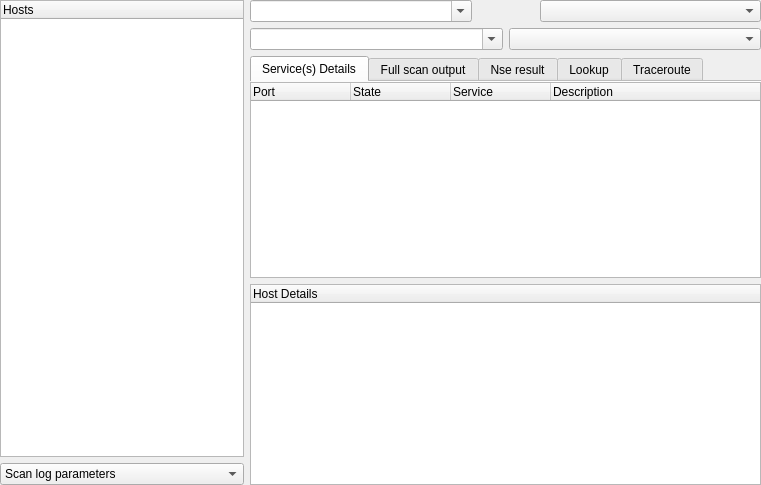
<?xml version="1.0" encoding="UTF-8"?>
<ui version="4.0">
 <class>ScanWidgetForm</class>
 <widget class="QWidget" name="ScanWidgetForm">
  <property name="geometry">
   <rect>
    <x>0</x>
    <y>0</y>
    <width>761</width>
    <height>485</height>
   </rect>
  </property>
  <property name="windowTitle">
   <string>Form</string>
  </property>
  <layout class="QHBoxLayout" name="horizontalLayout_2">
   <property name="margin">
    <number>0</number>
   </property>
   <item>
    <widget class="QFrame" name="frameLeft">
     <property name="frameShape">
      <enum>QFrame::NoFrame</enum>
     </property>
     <property name="frameShadow">
      <enum>QFrame::Plain</enum>
     </property>
     <layout class="QVBoxLayout" name="verticalLayout_4">
      <property name="margin">
       <number>0</number>
      </property>
      <item>
       <widget class="QTreeWidget" name="treeMain">
        <property name="sizePolicy">
         <sizepolicy hsizetype="Preferred" vsizetype="Expanding">
          <horstretch>0</horstretch>
          <verstretch>0</verstretch>
         </sizepolicy>
        </property>
        <property name="minimumSize">
         <size>
          <width>50</width>
          <height>0</height>
         </size>
        </property>
        <property name="styleSheet">
         <string notr="true"/>
        </property>
        <property name="frameShape">
         <enum>QFrame::StyledPanel</enum>
        </property>
        <property name="frameShadow">
         <enum>QFrame::Sunken</enum>
        </property>
        <property name="alternatingRowColors">
         <bool>true</bool>
        </property>
        <property name="rootIsDecorated">
         <bool>false</bool>
        </property>
        <column>
         <property name="text">
          <string>Hosts</string>
         </property>
        </column>
       </widget>
      </item>
      <item>
       <widget class="QComboBox" name="comboScanLog">
        <item>
         <property name="text">
          <string>Scan log parameters</string>
         </property>
        </item>
       </widget>
      </item>
     </layout>
    </widget>
   </item>
   <item>
    <widget class="QFrame" name="frameCenter">
     <property name="frameShape">
      <enum>QFrame::NoFrame</enum>
     </property>
     <property name="frameShadow">
      <enum>QFrame::Raised</enum>
     </property>
     <property name="lineWidth">
      <number>0</number>
     </property>
     <layout class="QVBoxLayout" name="verticalLayout">
      <property name="margin">
       <number>0</number>
      </property>
      <item>
       <widget class="QFrame" name="frameScan">
        <property name="sizePolicy">
         <sizepolicy hsizetype="Expanding" vsizetype="Preferred">
          <horstretch>0</horstretch>
          <verstretch>0</verstretch>
         </sizepolicy>
        </property>
        <property name="minimumSize">
         <size>
          <width>0</width>
          <height>0</height>
         </size>
        </property>
        <property name="maximumSize">
         <size>
          <width>16777215</width>
          <height>35</height>
         </size>
        </property>
        <property name="frameShape">
         <enum>QFrame::NoFrame</enum>
        </property>
        <property name="frameShadow">
         <enum>QFrame::Plain</enum>
        </property>
        <property name="lineWidth">
         <number>0</number>
        </property>
        <layout class="QHBoxLayout" name="horizontalLayout">
         <property name="margin">
          <number>0</number>
         </property>
         <item>
          <widget class="QComboBox" name="hostEdit">
           <property name="sizePolicy">
            <sizepolicy hsizetype="Preferred" vsizetype="Fixed">
             <horstretch>0</horstretch>
             <verstretch>0</verstretch>
            </sizepolicy>
           </property>
           <property name="editable">
            <bool>true</bool>
           </property>
           <property name="currentIndex">
            <number>-1</number>
           </property>
           <property name="insertPolicy">
            <enum>QComboBox::InsertAfterCurrent</enum>
           </property>
           <property name="sizeAdjustPolicy">
            <enum>QComboBox::AdjustToContentsOnFirstShow</enum>
           </property>
          </widget>
         </item>
         <item>
          <widget class="QPushButton" name="buttonHostClear">
           <property name="sizePolicy">
            <sizepolicy hsizetype="Minimum" vsizetype="Fixed">
             <horstretch>0</horstretch>
             <verstretch>0</verstretch>
            </sizepolicy>
           </property>
           <property name="minimumSize">
            <size>
             <width>0</width>
             <height>0</height>
            </size>
           </property>
           <property name="maximumSize">
            <size>
             <width>25</width>
             <height>16777215</height>
            </size>
           </property>
           <property name="toolTip">
            <string>Clear host list</string>
           </property>
           <property name="text">
            <string/>
           </property>
           <property name="icon">
            <iconset resource="../../images.qrc">
             <normaloff>:/images/images/edit-clear-locationbar-rtl.png</normaloff>:/images/images/edit-clear-locationbar-rtl.png</iconset>
           </property>
           <property name="flat">
            <bool>true</bool>
           </property>
          </widget>
         </item>
         <item>
          <widget class="QPushButton" name="pushButtonLoadFromFile">
           <property name="sizePolicy">
            <sizepolicy hsizetype="Fixed" vsizetype="Fixed">
             <horstretch>0</horstretch>
             <verstretch>0</verstretch>
            </sizepolicy>
           </property>
           <property name="maximumSize">
            <size>
             <width>25</width>
             <height>16777215</height>
            </size>
           </property>
           <property name="toolTip">
            <string>&lt;html&gt;&lt;head/&gt;&lt;body&gt;&lt;p&gt;Load target list from file &lt;/p&gt;&lt;p&gt;&lt;span style=&quot; font-weight:600;&quot;&gt;Ex&lt;/span&gt;: target_test.txt&lt;/p&gt;&lt;p&gt;&lt;span style=&quot; font-weight:600;&quot;&gt;Format&lt;/span&gt;: &lt;/p&gt;&lt;p&gt;target1 target2 target3&lt;/p&gt;&lt;p&gt;&lt;span style=&quot; font-weight:600;&quot;&gt;OR&lt;/span&gt;&lt;/p&gt;&lt;p&gt;target1(no space)&lt;/p&gt;&lt;p&gt;target2(no space)&lt;/p&gt;&lt;p&gt;target3(no space)&lt;/p&gt;&lt;/body&gt;&lt;/html&gt;</string>
           </property>
           <property name="text">
            <string/>
           </property>
           <property name="icon">
            <iconset resource="../../images.qrc">
             <normaloff>:/images/images/arrow-down-double.png</normaloff>:/images/images/arrow-down-double.png</iconset>
           </property>
           <property name="flat">
            <bool>true</bool>
           </property>
          </widget>
         </item>
         <item>
          <widget class="QComboBox" name="comboHostBook">
           <property name="sizePolicy">
            <sizepolicy hsizetype="Preferred" vsizetype="Fixed">
             <horstretch>0</horstretch>
             <verstretch>0</verstretch>
            </sizepolicy>
           </property>
           <property name="minimumSize">
            <size>
             <width>0</width>
             <height>0</height>
            </size>
           </property>
           <property name="maximumSize">
            <size>
             <width>300</width>
             <height>16777215</height>
            </size>
           </property>
           <property name="sizeIncrement">
            <size>
             <width>0</width>
             <height>0</height>
            </size>
           </property>
           <property name="toolTip">
            <string>Select an host or a range from history</string>
           </property>
          </widget>
         </item>
        </layout>
       </widget>
      </item>
      <item>
       <widget class="QFrame" name="frameAdv">
        <property name="sizePolicy">
         <sizepolicy hsizetype="Expanding" vsizetype="Preferred">
          <horstretch>0</horstretch>
          <verstretch>0</verstretch>
         </sizepolicy>
        </property>
        <property name="minimumSize">
         <size>
          <width>0</width>
          <height>0</height>
         </size>
        </property>
        <property name="maximumSize">
         <size>
          <width>16777215</width>
          <height>35</height>
         </size>
        </property>
        <property name="frameShape">
         <enum>QFrame::NoFrame</enum>
        </property>
        <property name="frameShadow">
         <enum>QFrame::Raised</enum>
        </property>
        <layout class="QHBoxLayout" name="horizontalLayout_7">
         <property name="margin">
          <number>0</number>
         </property>
         <item>
          <widget class="QComboBox" name="comboAdv">
           <property name="editable">
            <bool>true</bool>
           </property>
          </widget>
         </item>
         <item>
          <widget class="QComboBox" name="comboParametersProfiles">
           <property name="maximumSize">
            <size>
             <width>300</width>
             <height>16777215</height>
            </size>
           </property>
           <property name="toolTip">
            <string>Select a profile</string>
           </property>
           <property name="insertPolicy">
            <enum>QComboBox::InsertAfterCurrent</enum>
           </property>
          </widget>
         </item>
        </layout>
       </widget>
      </item>
      <item>
       <widget class="QTabWidget" name="tabWidget">
        <property name="autoFillBackground">
         <bool>false</bool>
        </property>
        <property name="styleSheet">
         <string notr="true"/>
        </property>
        <property name="tabPosition">
         <enum>QTabWidget::North</enum>
        </property>
        <property name="tabShape">
         <enum>QTabWidget::Rounded</enum>
        </property>
        <property name="currentIndex">
         <number>0</number>
        </property>
        <property name="elideMode">
         <enum>Qt::ElideNone</enum>
        </property>
        <property name="documentMode">
         <bool>true</bool>
        </property>
        <widget class="QWidget" name="tab_8">
         <attribute name="icon">
          <iconset resource="../../images.qrc">
           <normaloff>:/images/images/messagebox_info.png</normaloff>:/images/images/messagebox_info.png</iconset>
         </attribute>
         <attribute name="title">
          <string>Service(s) Details</string>
         </attribute>
         <layout class="QHBoxLayout" name="horizontalLayout_3">
          <property name="margin">
           <number>0</number>
          </property>
          <item>
           <widget class="QTreeWidget" name="listWscan">
            <property name="sizePolicy">
             <sizepolicy hsizetype="Expanding" vsizetype="Expanding">
              <horstretch>0</horstretch>
              <verstretch>0</verstretch>
             </sizepolicy>
            </property>
            <property name="minimumSize">
             <size>
              <width>0</width>
              <height>0</height>
             </size>
            </property>
            <property name="styleSheet">
             <string notr="true"/>
            </property>
            <property name="frameShape">
             <enum>QFrame::StyledPanel</enum>
            </property>
            <property name="frameShadow">
             <enum>QFrame::Sunken</enum>
            </property>
            <property name="lineWidth">
             <number>1</number>
            </property>
            <property name="midLineWidth">
             <number>0</number>
            </property>
            <property name="horizontalScrollBarPolicy">
             <enum>Qt::ScrollBarAsNeeded</enum>
            </property>
            <property name="autoScroll">
             <bool>false</bool>
            </property>
            <property name="editTriggers">
             <set>QAbstractItemView::DoubleClicked|QAbstractItemView::EditKeyPressed</set>
            </property>
            <property name="tabKeyNavigation">
             <bool>false</bool>
            </property>
            <property name="showDropIndicator" stdset="0">
             <bool>false</bool>
            </property>
            <property name="alternatingRowColors">
             <bool>true</bool>
            </property>
            <property name="selectionMode">
             <enum>QAbstractItemView::ExtendedSelection</enum>
            </property>
            <property name="verticalScrollMode">
             <enum>QAbstractItemView::ScrollPerPixel</enum>
            </property>
            <property name="horizontalScrollMode">
             <enum>QAbstractItemView::ScrollPerPixel</enum>
            </property>
            <property name="autoExpandDelay">
             <number>-1</number>
            </property>
            <property name="rootIsDecorated">
             <bool>false</bool>
            </property>
            <property name="uniformRowHeights">
             <bool>false</bool>
            </property>
            <property name="itemsExpandable">
             <bool>true</bool>
            </property>
            <property name="animated">
             <bool>true</bool>
            </property>
            <property name="allColumnsShowFocus">
             <bool>true</bool>
            </property>
            <property name="wordWrap">
             <bool>false</bool>
            </property>
            <property name="columnCount">
             <number>4</number>
            </property>
            <column>
             <property name="text">
              <string>Port</string>
             </property>
            </column>
            <column>
             <property name="text">
              <string>State</string>
             </property>
            </column>
            <column>
             <property name="text">
              <string>Service</string>
             </property>
            </column>
            <column>
             <property name="text">
              <string>Description</string>
             </property>
            </column>
           </widget>
          </item>
         </layout>
        </widget>
        <widget class="QWidget" name="tabRawLog">
         <attribute name="icon">
          <iconset resource="../../images.qrc">
           <normaloff>:/images/images/utilities-log-viewer.png</normaloff>:/images/images/utilities-log-viewer.png</iconset>
         </attribute>
         <attribute name="title">
          <string>Full scan output</string>
         </attribute>
         <layout class="QVBoxLayout" name="verticalLayout_2">
          <property name="margin">
           <number>0</number>
          </property>
          <item>
           <layout class="QHBoxLayout" name="horizontalLayoutRawlog">
            <item>
             <widget class="QTreeWidget" name="listScan">
              <property name="frameShape">
               <enum>QFrame::StyledPanel</enum>
              </property>
              <property name="frameShadow">
               <enum>QFrame::Sunken</enum>
              </property>
              <property name="lineWidth">
               <number>1</number>
              </property>
              <property name="autoScroll">
               <bool>false</bool>
              </property>
              <property name="showDropIndicator" stdset="0">
               <bool>false</bool>
              </property>
              <property name="alternatingRowColors">
               <bool>true</bool>
              </property>
              <property name="selectionMode">
               <enum>QAbstractItemView::ExtendedSelection</enum>
              </property>
              <property name="indentation">
               <number>20</number>
              </property>
              <property name="rootIsDecorated">
               <bool>false</bool>
              </property>
              <property name="itemsExpandable">
               <bool>true</bool>
              </property>
              <property name="animated">
               <bool>true</bool>
              </property>
              <property name="columnCount">
               <number>1</number>
              </property>
              <column>
               <property name="text">
                <string>Log(s)</string>
               </property>
              </column>
             </widget>
            </item>
            <item>
             <widget class="QTreeWidget" name="listScanError">
              <property name="frameShape">
               <enum>QFrame::StyledPanel</enum>
              </property>
              <property name="frameShadow">
               <enum>QFrame::Sunken</enum>
              </property>
              <property name="lineWidth">
               <number>1</number>
              </property>
              <property name="autoScroll">
               <bool>false</bool>
              </property>
              <property name="showDropIndicator" stdset="0">
               <bool>false</bool>
              </property>
              <property name="alternatingRowColors">
               <bool>true</bool>
              </property>
              <property name="selectionMode">
               <enum>QAbstractItemView::SingleSelection</enum>
              </property>
              <property name="rootIsDecorated">
               <bool>false</bool>
              </property>
              <property name="uniformRowHeights">
               <bool>false</bool>
              </property>
              <property name="animated">
               <bool>true</bool>
              </property>
              <column>
               <property name="text">
                <string>Error(s)</string>
               </property>
              </column>
             </widget>
            </item>
           </layout>
          </item>
         </layout>
        </widget>
        <widget class="QWidget" name="nseResultTab">
         <attribute name="icon">
          <iconset resource="../../images.qrc">
           <normaloff>:/images/images/viewmag+.png</normaloff>:/images/images/viewmag+.png</iconset>
         </attribute>
         <attribute name="title">
          <string>Nse result</string>
         </attribute>
         <layout class="QVBoxLayout" name="verticalLayout_15">
          <property name="margin">
           <number>0</number>
          </property>
          <item>
           <widget class="QTreeWidget" name="treeNSS">
            <property name="sizePolicy">
             <sizepolicy hsizetype="Expanding" vsizetype="Expanding">
              <horstretch>0</horstretch>
              <verstretch>170</verstretch>
             </sizepolicy>
            </property>
            <property name="frameShape">
             <enum>QFrame::StyledPanel</enum>
            </property>
            <property name="frameShadow">
             <enum>QFrame::Sunken</enum>
            </property>
            <property name="lineWidth">
             <number>1</number>
            </property>
            <property name="autoScroll">
             <bool>false</bool>
            </property>
            <property name="showDropIndicator" stdset="0">
             <bool>false</bool>
            </property>
            <property name="alternatingRowColors">
             <bool>true</bool>
            </property>
            <property name="selectionMode">
             <enum>QAbstractItemView::SingleSelection</enum>
            </property>
            <property name="rootIsDecorated">
             <bool>false</bool>
            </property>
            <property name="uniformRowHeights">
             <bool>false</bool>
            </property>
            <column>
             <property name="text">
              <string>Nss script result</string>
             </property>
            </column>
           </widget>
          </item>
         </layout>
        </widget>
        <widget class="QWidget" name="tab_3">
         <attribute name="icon">
          <iconset resource="../../images.qrc">
           <normaloff>:/images/images/network-workgroup.png</normaloff>:/images/images/network-workgroup.png</iconset>
         </attribute>
         <attribute name="title">
          <string>Lookup</string>
         </attribute>
         <layout class="QGridLayout" name="gridLayout_11">
          <property name="margin">
           <number>0</number>
          </property>
          <item row="0" column="0">
           <widget class="QTreeWidget" name="treeLookup">
            <property name="focusPolicy">
             <enum>Qt::NoFocus</enum>
            </property>
            <property name="alternatingRowColors">
             <bool>true</bool>
            </property>
            <property name="selectionMode">
             <enum>QAbstractItemView::SingleSelection</enum>
            </property>
            <property name="rootIsDecorated">
             <bool>false</bool>
            </property>
            <column>
             <property name="text">
              <string>Host(s)</string>
             </property>
            </column>
           </widget>
          </item>
         </layout>
        </widget>
        <widget class="QWidget" name="tab_7">
         <attribute name="icon">
          <iconset resource="../../images.qrc">
           <normaloff>:/images/images/network-wired.png</normaloff>:/images/images/network-wired.png</iconset>
         </attribute>
         <attribute name="title">
          <string>Traceroute</string>
         </attribute>
         <layout class="QGridLayout" name="gridLayout_12">
          <property name="margin">
           <number>0</number>
          </property>
          <item row="0" column="0">
           <widget class="QTreeWidget" name="treeTraceroot">
            <property name="minimumSize">
             <size>
              <width>0</width>
              <height>0</height>
             </size>
            </property>
            <property name="focusPolicy">
             <enum>Qt::NoFocus</enum>
            </property>
            <property name="alternatingRowColors">
             <bool>true</bool>
            </property>
            <property name="selectionMode">
             <enum>QAbstractItemView::SingleSelection</enum>
            </property>
            <property name="rootIsDecorated">
             <bool>false</bool>
            </property>
            <column>
             <property name="text">
              <string>Hop(s)</string>
             </property>
            </column>
            <column>
             <property name="text">
              <string>RTT</string>
             </property>
            </column>
            <column>
             <property name="text">
              <string>IP</string>
             </property>
            </column>
            <column>
             <property name="text">
              <string>DNS</string>
             </property>
            </column>
           </widget>
          </item>
         </layout>
        </widget>
       </widget>
      </item>
      <item>
       <widget class="QFrame" name="frameRight">
        <property name="minimumSize">
         <size>
          <width>0</width>
          <height>30</height>
         </size>
        </property>
        <property name="frameShape">
         <enum>QFrame::NoFrame</enum>
        </property>
        <property name="frameShadow">
         <enum>QFrame::Raised</enum>
        </property>
        <layout class="QHBoxLayout" name="horizontalLayout_11">
         <property name="margin">
          <number>0</number>
         </property>
         <item>
          <widget class="QTreeWidget" name="treeHostDet">
           <property name="alternatingRowColors">
            <bool>true</bool>
           </property>
           <property name="selectionMode">
            <enum>QAbstractItemView::ExtendedSelection</enum>
           </property>
           <property name="rootIsDecorated">
            <bool>false</bool>
           </property>
           <property name="itemsExpandable">
            <bool>false</bool>
           </property>
           <column>
            <property name="text">
             <string>Host Details</string>
            </property>
           </column>
          </widget>
         </item>
        </layout>
       </widget>
      </item>
     </layout>
    </widget>
   </item>
  </layout>
 </widget>
 <resources>
  <include location="../../images.qrc"/>
 </resources>
 <connections/>
</ui>
